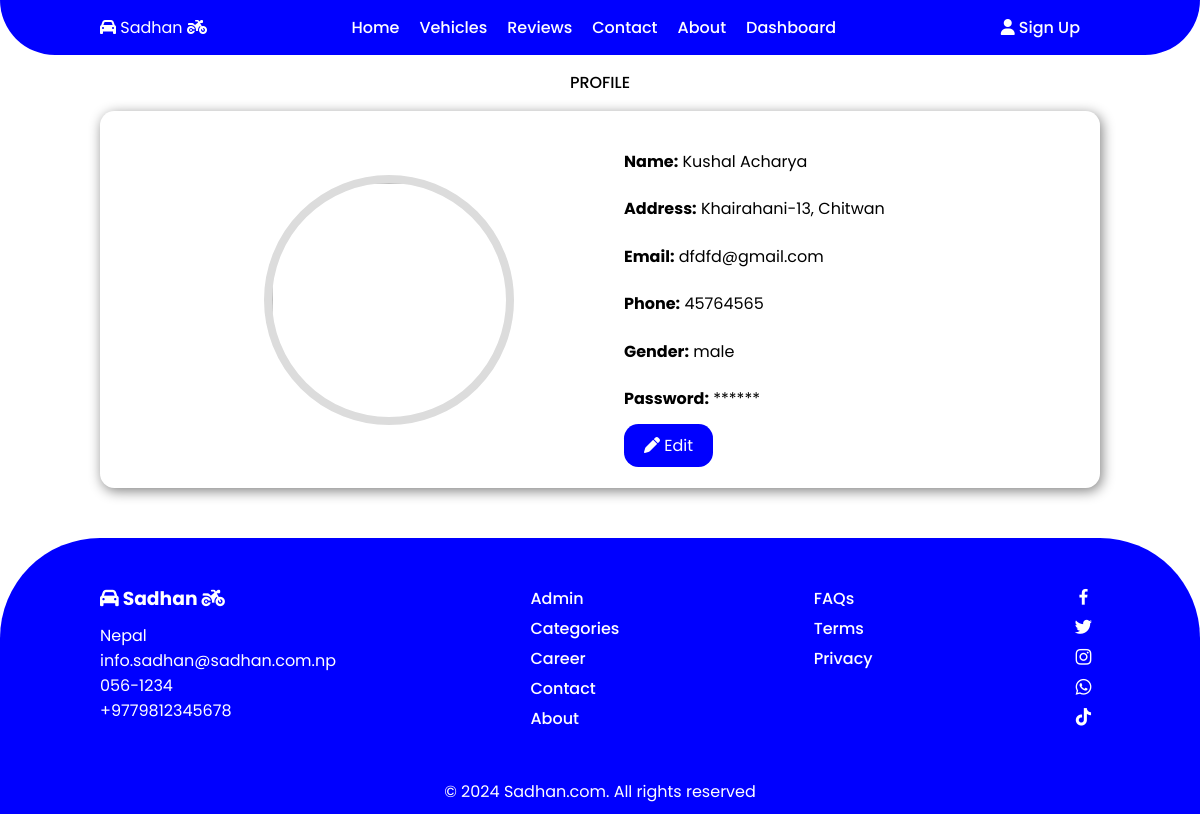
The app's page /user-profile.php?u_id=1 with its own data.
### tables this page shows
CREATE TABLE `user_signup` (
  `u_id` int(11) NOT NULL,
  `u_name` varchar(50) NOT NULL,
  `u_image` varchar(100) NOT NULL,
  `u_address` varchar(100) NOT NULL,
  `u_email` varchar(50) NOT NULL,
  `u_phone` varchar(15) NOT NULL,
  `u_gender` varchar(20) NOT NULL,
  `u_password` varchar(20) NOT NULL,
  `u_reg_date` datetime NOT NULL DEFAULT CURRENT_TIMESTAMP
);

### user-profile.php (the view, shortened to what this page needs)
<!DOCTYPE html>
<html lang="en">
<head>
    <link rel="stylesheet" href="css\style.css">
    <link rel="stylesheet" href="https://cdn.jsdelivr.net/npm/boxicons@latest/css/boxicons.min.css">
</head>
<body>
    <?php
        include 'container/header.php';
    ?>
<?php
    $u_id = $_GET['u_id'];
    $qry = "SELECT * FROM user_signup WHERE u_id = '$u_id'";
    include 'container/db_connection.php';
    $result = mysqli_query($con, $qry);
    $row = mysqli_fetch_assoc($result);
?>
    <section class="profile" id="profile">
        <div class="heading">
            <span>Profile</span>
        </div>
        <div class="profile-container">
            <div class="profile-img">
                <img src="images\<?php echo $row['u_image'];?>" alt="">
            </div>
            <div class="about-text">
                <p><b>Name:</b>&nbsp;<?php echo $row['u_name'];?></p>
                <p><b>Address:</b>&nbsp;<?php echo $row['u_address'];?></p>
                <p><b>Email:</b>&nbsp;<?php echo $row['u_email'];?></p>
                <p><b>Phone:</b>&nbsp;<?php echo $row['u_phone'];?></p>
                <p><b>Gender:</b>&nbsp;<?php echo $row['u_gender'];?></p>
                <p><b>Password:</b>&nbsp;******</p>
                <a href="edit-user-profile.php?u_id=<?php echo $row['u_id'];?>" class="btn"><i class="fa-solid fa-pen"></i> Edit</a>
            </div>
        </div>
    </section>
    <?php
        include 'container/footer.php';
    ?>
</body>
</html>

### css/style.css (style rules this page uses)
* { margin: 0; padding: 0; box-sizing: border-box; scroll-padding-top: 2em; scroll-behavior: smooth; list-style: none; text-decoration: none; font-family: 'Poppins', sans-serif; }
:root { --main-color:gold; --second-color:#ffac38; --gradient:#ffd700; }
section { padding: 50px 100px; }
.heading { padding-top: 20px; text-align: center; }
.heading span { font-weight: 500; text-transform: uppercase; }
.about-container, .detail-container, .rent-container, .profile-container, .edit-profile-container { display: grid; grid-template-columns: repeat(2,1fr); align-items: center; gap: 3rem; margin-top: 1rem; }
.profile-container, .edit-profile-container { border-radius: 0.9rem; box-shadow: 2px 3px 13px gray; transition: all ease-in-out 0.3s; padding: 30px; }
.profile-img img { margin-left: 30%; border-radius: 50%; border: 8px solid #DCDCDC; width: 250px; height: 250px; align-items: center; }
.about-text p { margin: 0.5rem 0 1.4rem; }
.about-text .btn { padding: 10px 20px; background: blue; color: #fff; border-radius: 0.9rem; }
img { vertical-align: middle; }

### records on screen
user_signup: u_name "Kushal Acharya", u_address "Khairahani-13, Chitwan", u_email "dfdfd@gmail.com", u_phone "45764565", u_gender "male"
